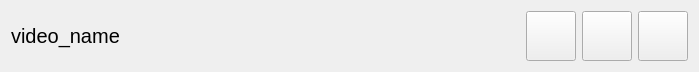
<?xml version="1.0" encoding="UTF-8"?>
<ui version="4.0">
 <class>TitleBar</class>
 <widget class="QWidget" name="TitleBar">
  <property name="geometry">
   <rect>
    <x>0</x>
    <y>0</y>
    <width>699</width>
    <height>68</height>
   </rect>
  </property>
  <property name="windowTitle">
   <string>Form</string>
  </property>
  <layout class="QHBoxLayout" name="horizontalLayout">
   <item>
    <widget class="QLabel" name="labelVideoName">
     <property name="font">
      <font>
       <pointsize>15</pointsize>
      </font>
     </property>
     <property name="text">
      <string>video_name</string>
     </property>
    </widget>
   </item>
   <item>
    <widget class="QPushButton" name="btnMin">
     <property name="minimumSize">
      <size>
       <width>50</width>
       <height>50</height>
      </size>
     </property>
     <property name="maximumSize">
      <size>
       <width>50</width>
       <height>50</height>
      </size>
     </property>
     <property name="text">
      <string/>
     </property>
    </widget>
   </item>
   <item>
    <widget class="QPushButton" name="btnMax">
     <property name="minimumSize">
      <size>
       <width>50</width>
       <height>50</height>
      </size>
     </property>
     <property name="maximumSize">
      <size>
       <width>50</width>
       <height>50</height>
      </size>
     </property>
     <property name="text">
      <string/>
     </property>
    </widget>
   </item>
   <item>
    <widget class="QPushButton" name="btnClose">
     <property name="minimumSize">
      <size>
       <width>50</width>
       <height>50</height>
      </size>
     </property>
     <property name="maximumSize">
      <size>
       <width>50</width>
       <height>50</height>
      </size>
     </property>
     <property name="text">
      <string/>
     </property>
    </widget>
   </item>
  </layout>
 </widget>
 <resources/>
 <connections/>
</ui>
